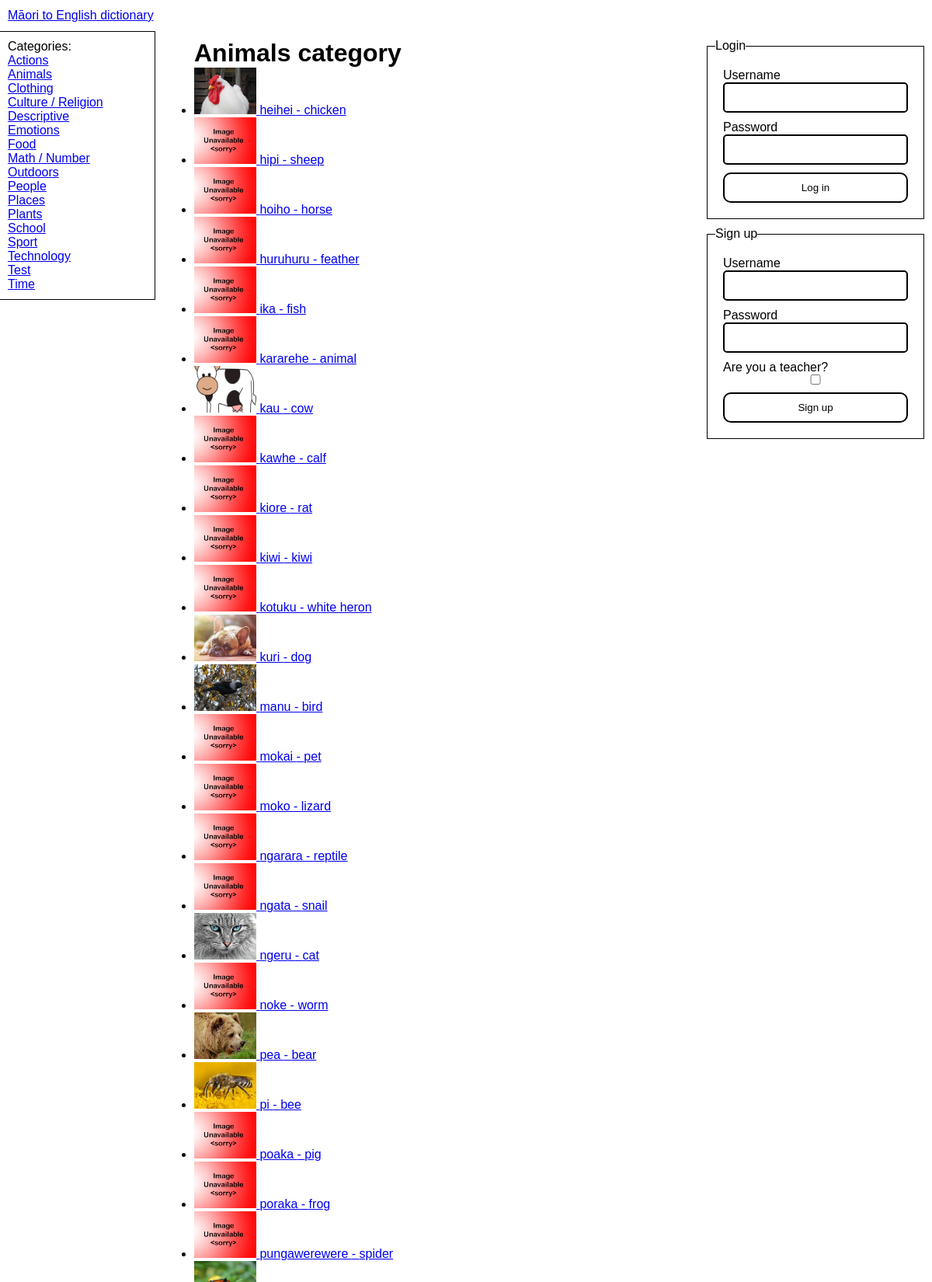
Screenshot of /categories/1 (upper part) with the database file from the repository.
### tables this page shows
CREATE TABLE "Categories" (
	"ID"	INTEGER NOT NULL UNIQUE,
	"EnglishName"	TEXT NOT NULL,
	PRIMARY KEY("ID" AUTOINCREMENT)
) STRICT;

CREATE TABLE "Words" (
	"ID"	INTEGER NOT NULL UNIQUE,
	"MaoriSpelling"	TEXT NOT NULL,
	"EnglishSpelling"	TEXT NOT NULL,
	"EnglishDefinition"	TEXT NOT NULL,
	"YearLevelFirstEncountered"	INTEGER NOT NULL,
	"ImageFilename"	TEXT,
	"CreatedBy"	INTEGER NOT NULL,
	"CreatedAt"	INTEGER NOT NULL,
	"LastModifiedBy"	INTEGER,
	"LastModifiedAt"	INTEGER,
	"CategoryID"	INTEGER NOT NULL,
	PRIMARY KEY("ID" AUTOINCREMENT),
	FOREIGN KEY("CategoryID") REFERENCES "Categories"("ID"),
	FOREIGN KEY("CreatedBy") REFERENCES "Users"("ID"),
	FOREIGN KEY("LastModifiedAt") REFERENCES "Users"("ID")
) STRICT;

### app.py (the view)
@server.route("/categories/<id>", methods=["GET"])
def category_page(id):
    category = None
    for _category in g.categories:
        if str(_category["ID"]) == id:
            category = _category
    if category == None:
        abort(404)
    g.cursor.execute(
        "SELECT * FROM Words WHERE CategoryID = ? ORDER BY MaoriSpelling",
        [category["ID"]],
    )
    category_words = g.cursor.fetchall()
    return render_template(
        "pages/specific_category.jinja", category=category, words=category_words
    )

### app.py (called while the page is built, shortened)
def db_dict_factory(cursor, row):
    d = {}
    for idx, col in enumerate(cursor.description):
        d[col[0]] = row[idx]
    return d

def get_db() -> sqlite3.Connection:
    db_connection = sqlite3.connect("dictionary.db")
    db_connection.row_factory = db_dict_factory
    return db_connection

def get_user():
    return False

@server.before_request
def before_request():
    g.db = get_db()
    g.cursor = g.db.cursor()
    g.user = get_user()
    categories_query = "SELECT ID, EnglishName from Categories ORDER BY EnglishName"
    g.cursor.execute(categories_query)
    categories = g.cursor.fetchall()
    g.categories = categories

@server.teardown_request
def teardown_request(error):
    g.db.close()

@server.context_processor
def context_processor():
    return {"categories": g.categories, "user": g.user}

### templates/pages/specific_category.jinja (shortened to what this page needs)
{% extends "base.jinja" %}
{% set title = category.EnglishName %}
{% block main %}
    <h1>{{ category.EnglishName }} category</h1>
    {{ components.WordList(words) }}
{% endblock main %}

### templates/base.jinja (shortened to what this page needs)
{% import 'components.jinja' as components with context %}
<!DOCTYPE html>
<html lang="en">
    <head>
        <link href="{{ url_for('static', filename='style.css') }}" rel="stylesheet" />
    </head>
    <body>
        <header>
            <a href="{{ url_for('home_page') }}" id="site-title">Māori to English dictionary</a>
        </header>
        <section id="categories-container">
            <nav id="categories">
                Categories:
                <ul>
                    {% for category in categories %}
                        <li>
                            <a href="{{ url_for('category_page', id=category.ID) }}">{{ category.EnglishName }}</a>
                        </li>
                    {% endfor %}
                </ul>
            </nav>
        </section>
        <main id="content">
            {% block main %}
            {% endblock main %}
        </main>
        <section id="auth-container">
            <div id="auth">
                {% if user == false %}
                    <fieldset form="login">
                        <legend>Login</legend>
                        <form action="{{ url_for('handle_log_in') }}" id="login" method="post">
                            {{ components.TextField("log-in-username", "Username") }}
                            {{ components.TextField("log-in-password", "Password", type="password") }}
                            <button type="submit">Log in</button>
                        </form>
                    </fieldset>
                    <fieldset form="sign-up">
                        <legend>Sign up</legend>
                        <form action="{{ url_for('handle_sign_up') }}" id="sign-up" method="post">
                            {{ components.TextField("sign-up-username", "Username") }}
                            {{ components.TextField("sign-up-password", "Password", type="password") }}
                            <label for="is-teacher">
                                Are you a teacher?
                                <input type="checkbox" name="is-teacher" id="is-teacher" />
                            </label>
                            <button type="submit">Sign up</button>
                        </form>
                    </fieldset>
                {% endif %}
            </div>
        </section>
    </body>
</html>

### templates/components.jinja (shortened to what this page needs)
{% macro WordImage(word, small=False, lazy=True) %}
    {% set multiplier = 80 %}
    {% if small %}
        {% set multiplier = 20 %}
    {% endif %}
    <img class="word-image"
        {% if word.ImageFilename != none %} src="{{ url_for('static', filename='images/'+word.ImageFilename) }}" alt="An image of {{ word.EnglishSpelling }}"             title="An image of {{ word.EnglishSpelling }}"  {% else %} src="{{ url_for('static', filename='images/noimage.png') }}" alt="A placeholder image" title="A placeholder image" {% endif %}
        width="{{ 4*multiplier }}"
        height="{{ 3*multiplier }}"
        {% if lazy %}loading="lazy"{% endif %} />
    {% endmacro %}
    {% macro WordLink(word) %}
        <a href="{{ url_for('word_page', id=word.ID) }}">
        {{ WordImage(word, small=True) }} <span>{{ word.MaoriSpelling }} - {{ word.EnglishSpelling }}</span></a>
    {% endmacro %}
    {% macro WordList(words) %}
        {% if user != false and user.teacher %}
            <table>
                <thead>
                    <tr>
                        <th>Word</th>
                        <th>Actions</th>
                    </tr>
                </thead>
                <tbody>
                    {% for word in words %}
                        <tr>
                            <td>{{ WordLink(word) }}</td>
                            <td>
                                <a data-confirm href="{{ url_for('delete_word_action', id=word.ID) }}">Delete</a>
                            </td>
                        </tr>
                    {% endfor %}
                </tbody>
            </table>
        {% else %}
            <ul>
                {% for word in words %}<li>{{ WordLink(word) }}</li>{% endfor %}
            </ul>
        {% endif %}
    {% endmacro %}
    {% macro TextField(name, label, prefix=None, textarea=False, required=True) %}
        <label for="{{ name }}">
            {{ label }}
            {% if textarea==false %}
                <div class="input-wrapper">
                    {% endif %}
                    {% if textarea %}
                        <textarea {% else %} <input {% endif %} name="{{ name }}" id="{{ name }}" {% if required %}required{% endif %} {% for arg in kwargs %}{{ arg+'="'+kwargs[arg]+'"' }}{% endfor %}  {% if textarea %}></textarea>
                    {% else %}
                        />
                    </div>
                {% endif %}
            </label>
        {% endmacro %}

### static/style.css (style rules this page uses)
* { box-sizing: border-box; margin: 0; padding: 0; border: 0; font-family: sans-serif; }
:root { --navbar-height: 40px; --footer-height: 40px; --categories-width: 200px; --auth-width: 300px; --footer-x-padding: 10px; --header-x-padding: 10px; --categories-padding: 10px; --main-content-left-padding: 50px; --main-mobile-padding: 10px; --auth-padding: 10px; color-scheme: light; --accent: red; --accent-contrast: black; }
html, body { background-color: white; color: black; }
body { display: grid; min-height: 100vh; grid-template-columns: auto; grid-template-rows: var(--navbar-height) auto 1fr auto var(--footer-height); grid-template-areas: "header" "categories" "main" "auth" "footer"; }
#categories-container { grid-area: categories; }
#categories { padding: var(--categories-padding); word-wrap: break-word; }
#categories ul { list-style-type: none; }
#auth-container { grid-area: auth; }
#auth { padding: var(--auth-padding); display: flex; flex-direction: column; gap: var(--auth-padding); }
header { grid-area: header; grid-column: 1/-1; display: flex; align-items: center; padding-left: var(--header-x-padding); padding-right: var(--header-x-padding); }
main { grid-area: main; padding: var(--main-mobile-padding); }
@media screen and (min-width: 800px) { body { grid-template-columns: var(--categories-width) auto var(--auth-width); grid-template-rows: var(--navbar-height) auto var(--footer-height); grid-template-areas: "header header header" "categories main auth" "footer footer footer"; } }
@media screen and (min-width: 800px) { #categories { position: sticky; top: var(--categories-padding); border-right: 1px solid black; border-top: 1px solid black; border-bottom: 1px solid black; } }
@media screen and (min-width: 800px) { #auth { position: sticky; top: 0; } }
@media screen and (min-width: 800px) { main { padding-left: var(--main-content-left-padding); } }
img { object-fit: cover; }
fieldset { border: 1px solid black; }
form, fieldset { display: flex; flex-direction: column; padding: 10px; gap: 10px; }
label { display: flex; flex-direction: column; }
form :is(button, input, select, textarea) { padding: 10px; padding-left: 15px; padding-right: 15px; display: block; border-radius: 5px; width: 100%; background-color: white; }
form :is(button, .input-wrapper, select, textarea) { border: 2px solid black; border-radius: 5px; width: 100%; color: black; }
label { color: black; }
form :is(button, select, textarea):focus, form .input-wrapper:focus-within { border-color: var(--accent); outline: none; }
form .input-wrapper { padding: 0px; display: flex; align-items: center; }
form input { padding: 10px; }
form button[type="submit"] { padding: 10px; padding-left: 15px; padding-right: 15px; border-radius: 10px; }
form label:has(input[type="checkbox"]) { color: black; }

### rows the page displays
Categories: EnglishName "Actions"
Categories: EnglishName "Animals"
Categories: EnglishName "Clothing"
Categories: EnglishName "Culture / Religion"
Categories: EnglishName "Descriptive"
Categories: EnglishName "Emotions"
Categories: EnglishName "Food"
Categories: EnglishName "Math / Number"
Categories: EnglishName "Outdoors"
Categories: EnglishName "People"
Categories: EnglishName "Places"
Categories: EnglishName "Plants"
Categories: EnglishName "School"
Categories: EnglishName "Sport"
Categories: EnglishName "Technology"
Categories: EnglishName "Test"
Categories: EnglishName "Time"
Words: ImageFilename+EnglishSpelling (picture), MaoriSpelling "heihei", EnglishSpelling "chicken"
Words: MaoriSpelling "hipi", EnglishSpelling "sheep"
Words: MaoriSpelling "hoiho", EnglishSpelling "horse"
Words: MaoriSpelling "huruhuru", EnglishSpelling "feather"
Words: MaoriSpelling "ika", EnglishSpelling "fish"
Words: MaoriSpelling "kararehe", EnglishSpelling "animal"
Words: ImageFilename (picture), MaoriSpelling "kau", EnglishSpelling "cow"
Words: MaoriSpelling "kawhe", EnglishSpelling "calf"
Words: MaoriSpelling "kiore", EnglishSpelling "rat"
Words: MaoriSpelling "kiwi", EnglishSpelling "kiwi"
Words: MaoriSpelling "kotuku", EnglishSpelling "white heron"
Words: ImageFilename (picture), MaoriSpelling "kuri", EnglishSpelling "dog"
Words: ImageFilename+EnglishSpelling (picture), MaoriSpelling "manu", EnglishSpelling "bird"
Words: MaoriSpelling "mokai", EnglishSpelling "pet"
Words: MaoriSpelling "moko", EnglishSpelling "lizard"
Words: MaoriSpelling "ngarara", EnglishSpelling "reptile"
Words: MaoriSpelling "ngata", EnglishSpelling "snail"
Words: ImageFilename (picture), MaoriSpelling "ngeru", EnglishSpelling "cat"
Words: MaoriSpelling "noke", EnglishSpelling "worm"
Words: ImageFilename+EnglishSpelling (picture), MaoriSpelling "pea", EnglishSpelling "bear"
Words: ImageFilename (picture), MaoriSpelling "pi", EnglishSpelling "bee"
Words: MaoriSpelling "poaka", EnglishSpelling "pig"
Words: MaoriSpelling "poraka", EnglishSpelling "frog"
Words: MaoriSpelling "pungawerewere", EnglishSpelling "spider"
Words: ImageFilename+EnglishSpelling (picture)

### other values shown
{{ label }} "Username Password Username Password"
